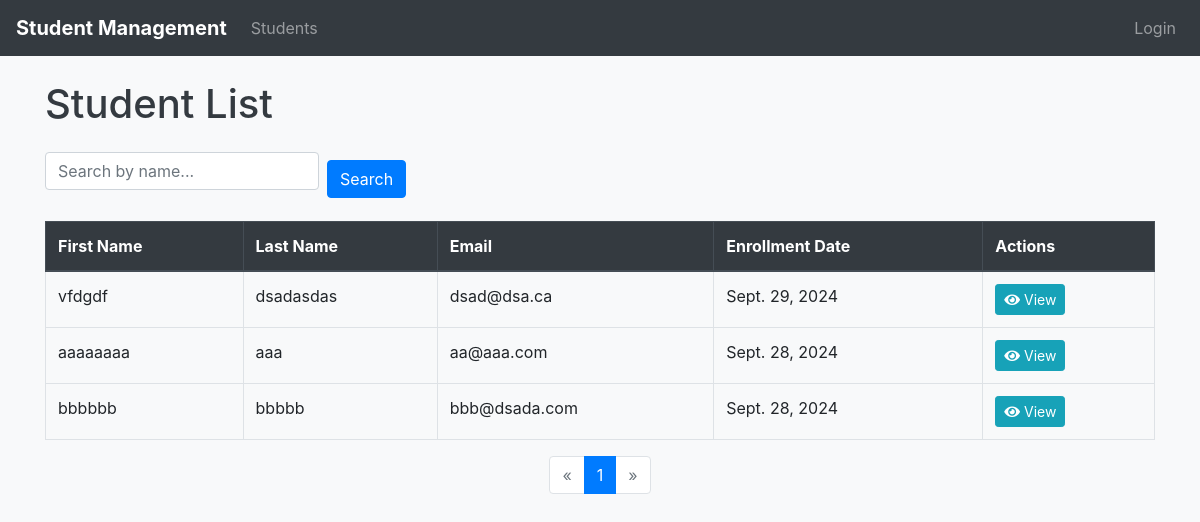
Before: / with the older database file.
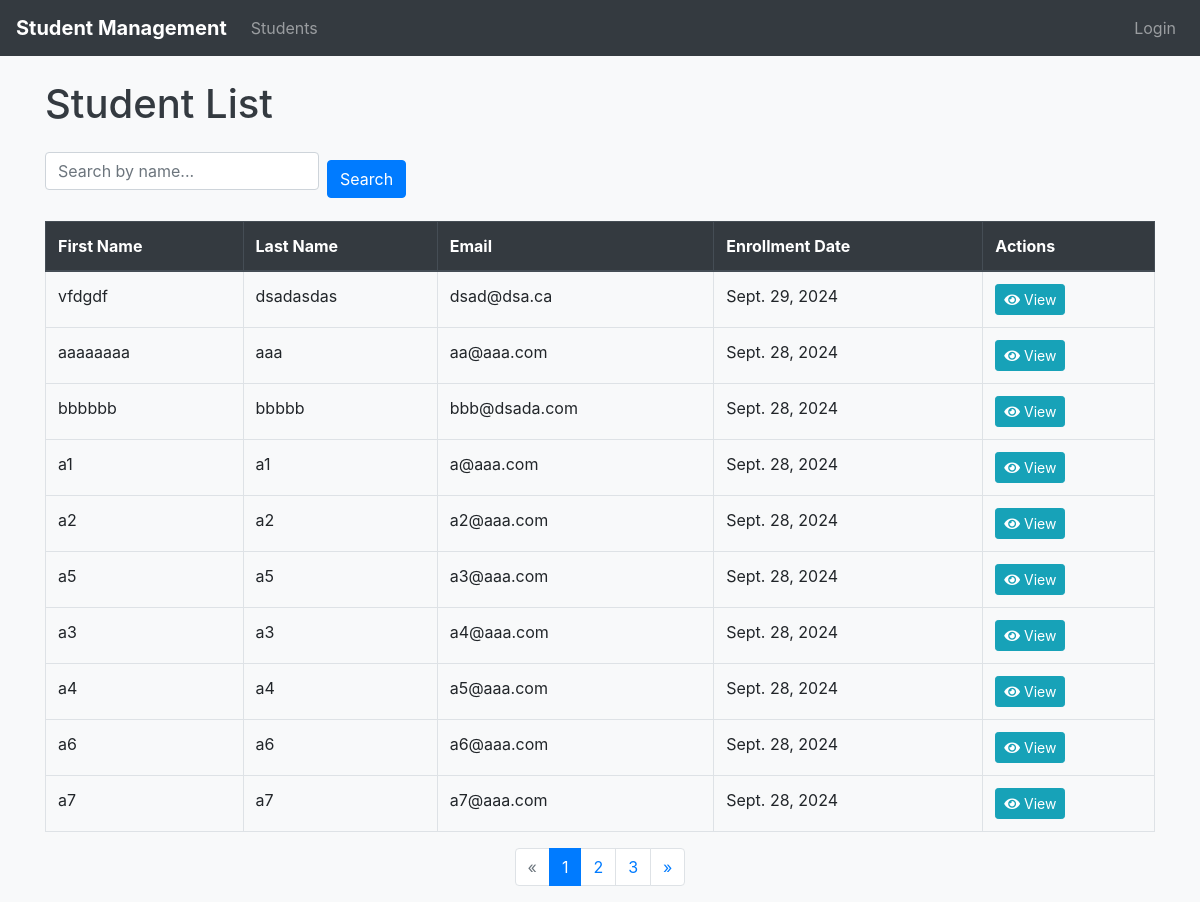
After: the same page with the newer database file.
### students/models.py (models this page shows)
class Student(models.Model):
    first_name = models.CharField(max_length=50)
    last_name = models.CharField(max_length=50)
    email = models.EmailField(unique=True)
    date_of_birth = models.DateField()
    enrollment_date = models.DateField()
    grade = models.IntegerField()

### students/views.py (the view)
# urls.py: path('', views.student_list, name='student_list'),
def student_list(request):
    query = request.GET.get('q')
    student_list = Student.objects.all()
    if query:
        student_list = student_list.filter(
            models.Q(first_name__icontains=query) | models.Q(last_name__icontains=query)
        )
    paginator = Paginator(student_list, 10)  # Show 10 students per page
    page = request.GET.get('page')
    try:
        students = paginator.page(page)
    except PageNotAnInteger:
        students = paginator.page(1)
    except EmptyPage:
        students = paginator.page(paginator.num_pages)
    context = {'students': students}
    return render(request, 'students/student_list.html', context)

### students/templates/students/student_list.html (shortened to what this page needs)
{% extends 'base.html' %}
{% load static %}
{% block content %}
<h1 class="mb-4">Student List</h1>
<form method="get" action="." class="form-inline mb-3">
    <div class="form-group mr-2">
        <input type="text" name="q" placeholder="Search by name..." class="form-control" value="{{ request.GET.q }}">
    </div>
    <button type="submit" class="btn btn-primary">Search</button>
</form>
<table class="table table-bordered table-hover">
    <thead class="thead-dark">
        <tr>
            <th>First Name</th>
            <th>Last Name</th>
            <th>Email</th>
            <th>Enrollment Date</th>
            <th>Actions</th>
        </tr>
    </thead>
    <tbody>
        {% for student in students %}
            <tr>
                <td>{{ student.first_name }}</td>
                <td>{{ student.last_name }}</td>
                <td>{{ student.email }}</td>
                <td>{{ student.enrollment_date }}</td>
                <td>
                    <a href="{% url 'student_detail' student.pk %}" class="btn btn-sm btn-info">
                        <i class="fas fa-eye"></i> View
                    </a>
                </td>
            </tr>
        {% empty %}
            <tr>
                <td colspan="5">No students found.</td>
            </tr>
        {% endfor %}
    </tbody>
</table>
<nav aria-label="Page navigation">
    <ul class="pagination justify-content-center">
        {% if students.has_previous %}
            <li class="page-item">
                <a class="page-link" href="?{% if request.GET.q %}q={{ request.GET.q }}&amp;{% endif %}page={{ students.previous_page_number }}" aria-label="Previous">
                    <span aria-hidden="true">&laquo;</span>
                </a>
            </li>
        {% else %}
            <li class="page-item disabled">
                <span class="page-link">&laquo;</span>
            </li>
        {% endif %}
        {% for num in students.paginator.page_range %}
            {% if students.number == num %}
                <li class="page-item active">
                    <span class="page-link">{{ num }}</span>
                </li>
            {% elif num > students.number|add:'-3' and num < students.number|add:'3' %}
                <li class="page-item">
                    <a class="page-link" href="?{% if request.GET.q %}q={{ request.GET.q }}&amp;{% endif %}page={{ num }}">{{ num }}</a>
                </li>
            {% endif %}
        {% endfor %}
        {% if students.has_next %}
            <li class="page-item">
                <a class="page-link" href="?{% if request.GET.q %}q={{ request.GET.q }}&amp;{% endif %}page={{ students.next_page_number }}" aria-label="Next">
                    <span aria-hidden="true">&raquo;</span>
                </a>
            </li>
        {% else %}
            <li class="page-item disabled">
                <span class="page-link">&raquo;</span>
            </li>
        {% endif %}
    </ul>
</nav>
{% endblock %}

### students/templates/base.html (shortened to what this page needs)
{% load static %}
<!DOCTYPE html>
<html lang="en">
<head>
    <link rel="stylesheet" href="https://stackpath.bootstrapcdn.com/bootstrap/4.5.2/css/bootstrap.min.css">
    <link rel="stylesheet" href="https://cdnjs.cloudflare.com/ajax/libs/font-awesome/5.15.1/css/all.min.css">
    <link rel="stylesheet" href="{% static 'css/styles.css' %}">
</head>
<body>
    <nav class="navbar navbar-expand-lg navbar-dark bg-dark">
        <a class="navbar-brand" href="{% url 'student_list' %}">Student Management</a>
        <div class="collapse navbar-collapse" id="navbarNav">
            <ul class="navbar-nav mr-auto">
                <li class="nav-item">
                    <a class="nav-link" href="{% url 'student_list' %}">Students</a>
                </li>
            </ul>
            <ul class="navbar-nav">
                {% if user.is_authenticated %}
                    <li class="nav-item">
                        <a class="nav-link" href="{% url 'logout' %}">Logout</a>
                    </li>
                {% else %}
                    <li class="nav-item">
                        <a class="nav-link" href="{% url 'login' %}">Login</a>
                    </li>
                {% endif %}
            </ul>
        </div>
    </nav>
    <div class="container mt-4">
        {% block content %}
        {% endblock %}
    </div>
</body>
</html>

### static/css/styles.css (style rules this page uses)
body { background-color: #f8f9fa; }
h1, h2, h3, h4, h5 { color: #343a40; }
.navbar-brand { font-weight: bold; }
.btn-primary { background-color: #007bff; border-color: #007bff; }
.form-control { margin-bottom: 15px; }

Changed rows visible on the page:
added Student: first_name "a1", last_name "a1", email "a@aaa.com", enrollment_date "Sept. 28, 2024"
added Student: first_name "a2", last_name "a2", email "a2@aaa.com", enrollment_date "Sept. 28, 2024"
added Student: first_name "a5", last_name "a5", email "a3@aaa.com", enrollment_date "Sept. 28, 2024"
added Student: first_name "a3", last_name "a3", email "a4@aaa.com", enrollment_date "Sept. 28, 2024"
added Student: first_name "a4", last_name "a4", email "a5@aaa.com", enrollment_date "Sept. 28, 2024"
added Student: first_name "a6", last_name "a6", email "a6@aaa.com", enrollment_date "Sept. 28, 2024"
added Student: first_name "a7", last_name "a7", email "a7@aaa.com", enrollment_date "Sept. 28, 2024"
Other visible differences:
new list line: "2"
new list line: "3"
